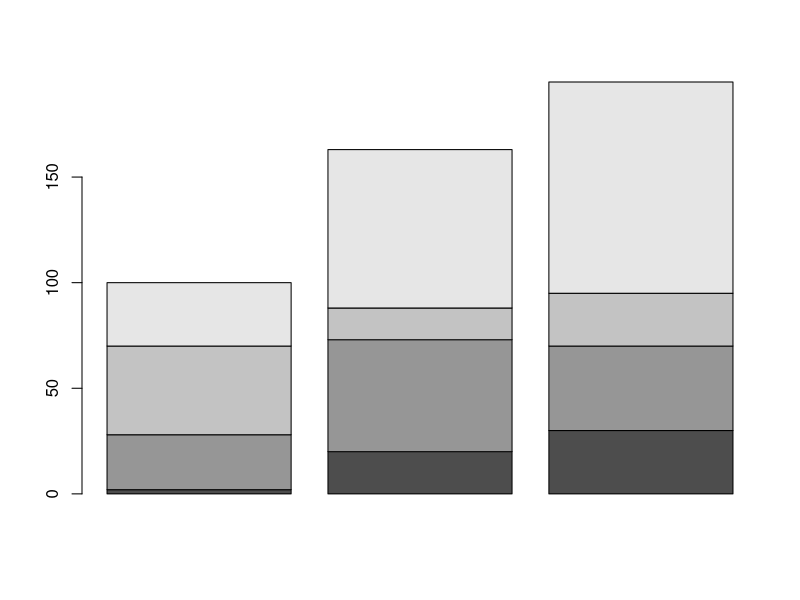
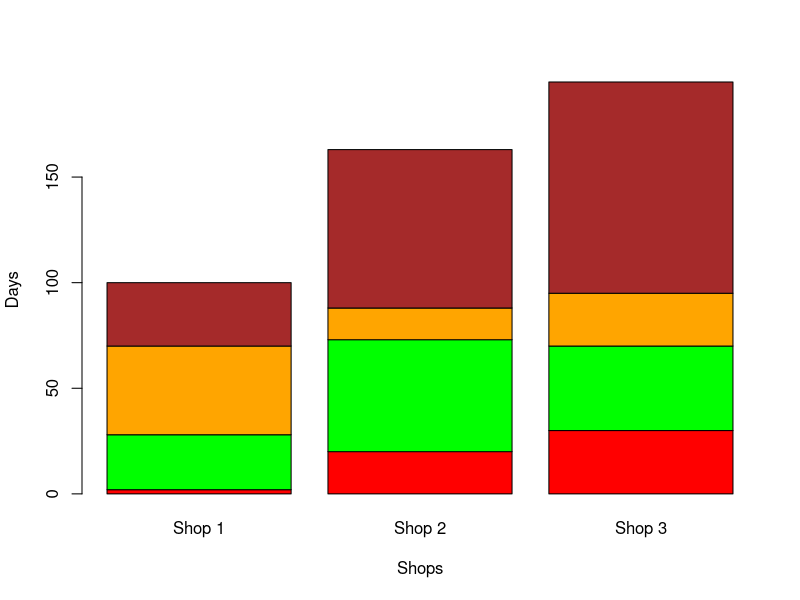
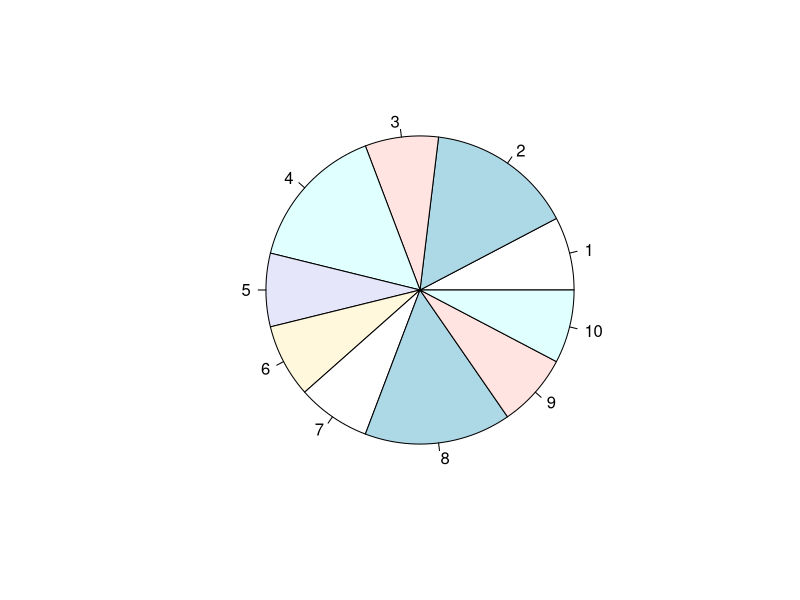
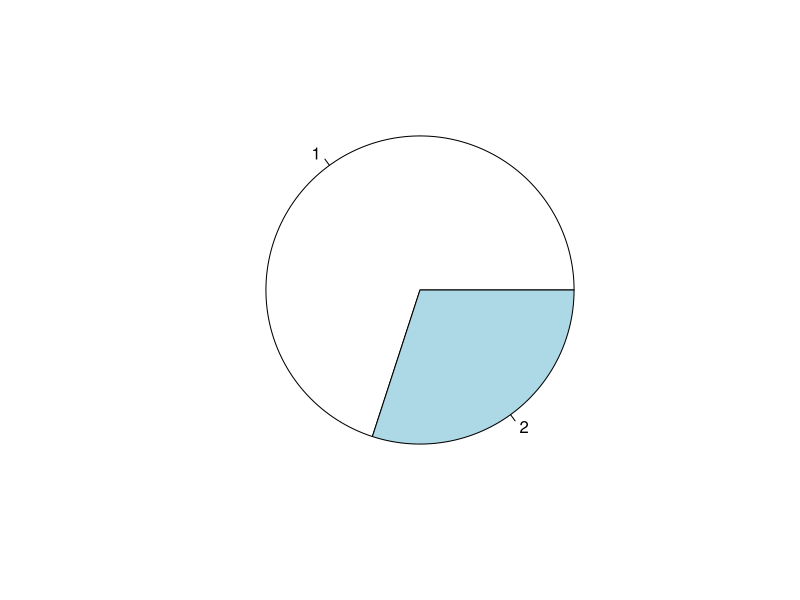
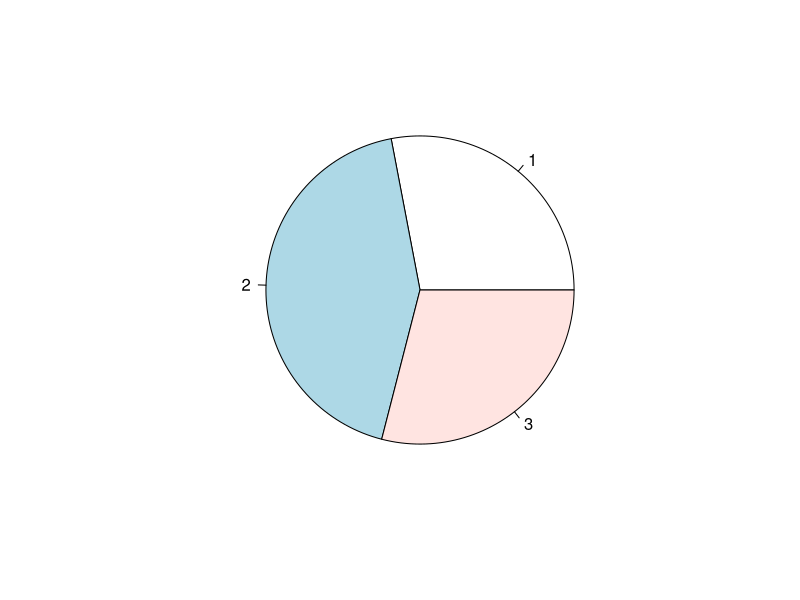
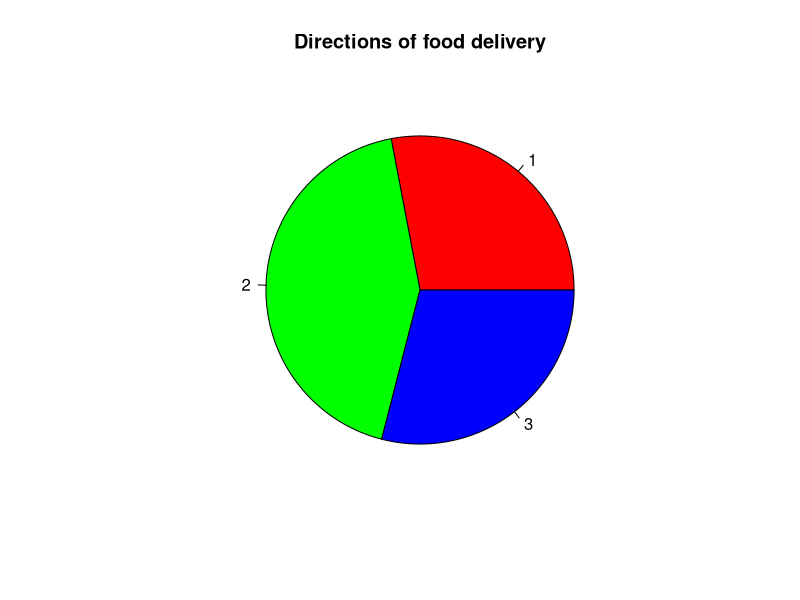
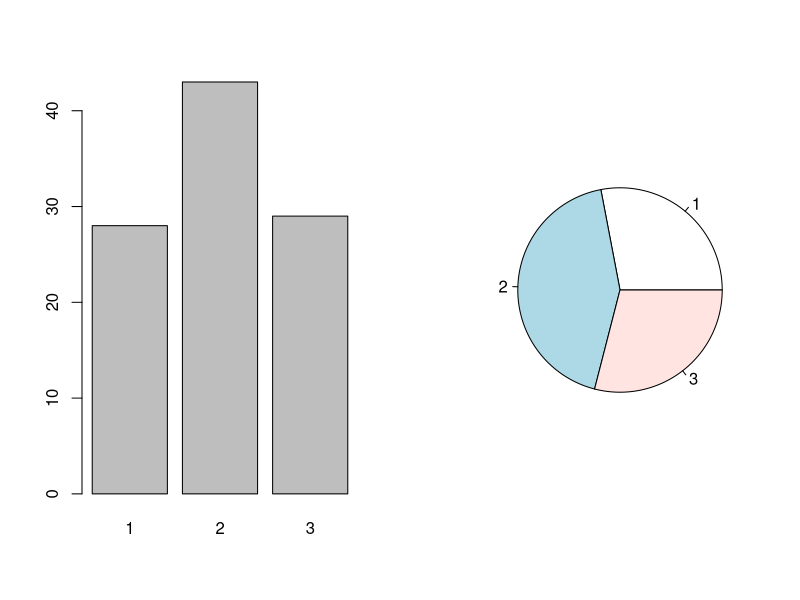
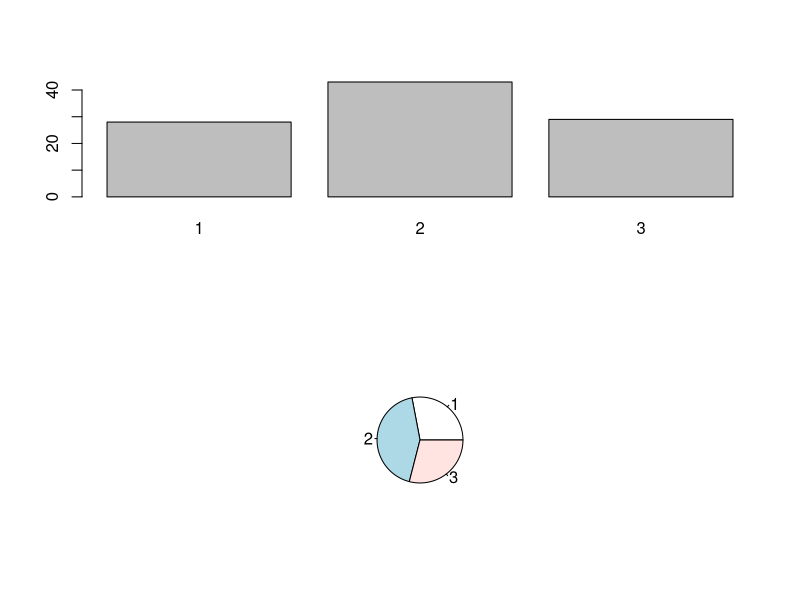

Write R code to recreate these figures, in order.
# =====================================================================
# Foundations of R Software - NPTEL Week 12 (Lectures 50-53)
# Graphics + Examples of R Programming
# Run in Google Colab with the R runtime (Runtime > Change runtime type > R)
# =====================================================================

# Remove all data
rm(list = ls())

# =====================================================================
# LECTURE 50 : SUBDIVIDED BAR PLOTS AND PIE DIAGRAM
# =====================================================================

# ---------- Subdivided / component bar diagram ----------
# No. of customers visiting 3 shops during 10-11 AM on 4 consecutive days
cust = matrix(nrow = 4, ncol = 3,
              data = c(2, 20, 30,
                       26, 53, 40,
                       42, 15, 25,
                       30, 75, 100),
              byrow = T)
cust

# Basic subdivided bar diagram (columns of matrix become bars)
barplot(cust)

# Adding labels and colours
barplot(cust,
        names.arg = c("Shop 1", "Shop 2", "Shop 3"),
        xlab = "Shops", ylab = "Days",
        col = c("red", "green", "orange", "brown"))

# ---------- Pie diagram ----------
# Gender coding: 1 = male, 2 = female
gender = c(1, 2, 1, 2, 1, 1, 1, 2, 1, 1)
gender

pie(gender)               # "Do you want this?" - plots each value, not what we want
pie(table(gender))        # correct: pie of frequencies

# Pizza home delivery data (1 = East, 2 = West, 3 = Central)
direction = c(1,1,2,1,2,3,2,2,3,3,3,1,2,3,2,2,3,1,1,3,3,1,2,
              1,3,3,3,2,2,2,2,1,2,2,1,1,1,3,2,2,1,2,3,2,2,1,
              2,3,3,2,1,2,2,3,1,1,2,1,2,3,2,3,2,2,3,1,2,3,3,3,
              2,1,1,1,2,1,1,2,1,2,3,3,1,2,3,3,2,1,2,3,2,1,3,
              2,2,2,2,3,2,2)

pie(table(direction))

# Adding colours and main title
pie(table(direction), col = c("red", "green", "blue"),
    main = "Directions of food delivery")

# ---------- Combining graphics with par() ----------
par(mfrow = c(1, 2))      # 1 x 2 array
barplot(table(direction))
pie(table(direction))

par(mfrow = c(2, 1))      # 2 x 1 array
barplot(table(direction))
pie(table(direction))

par(mfrow = c(1, 1))      # reset to a single plot


# =====================================================================
# LECTURE 51 : HISTOGRAM
# =====================================================================
# hist(x)            -> absolute frequencies
# hist(x, freq = F)  -> relative frequencies (density)

# Height of 50 persons in centimetres
height = c(166,125,130,142,147,159,159,147,
           165,156,149,164,137,166,135,142,133,136,127,143,
           165,121,142,148,158,146,154,157,124,125,158,159,
           164,143,154,152,141,164,131,152,152,161,143,143,
           139,131,125,145,140,163)

hist(height)

# Relative frequencies
hist(height, freq = F)

# Adding colour to bars and titles on axes
hist(height, main = "Heights of persons", col = "green",
     xlab = "Heights", ylab = "Number of Persons")

# Using xlim and ylim
hist(height, main = "Heights of persons", col = "green",
     xlab = "Heights", ylab = "Number of Persons",
     xlim = c(100, 200), ylim = c(0, 20))

# Adding shading density (lines per inch)
hist(height, main = "Heights of persons", col = "red",
     xlab = "Heights", ylab = "Number of Persons", density = 2)

# Increasing density
hist(height, main = "Heights of persons", col = "red",
     xlab = "Heights", ylab = "Number of Persons", density = 8)

# Adding angle of shading lines
hist(height, main = "Heights of persons", col = "red",
     xlab = "Heights", ylab = "Number of Persons",
     density = 8, angle = 100)

# help("hist")   # more details


# =====================================================================
# LECTURE 52 : BIVARIATE AND THREE DIMENSIONAL SCATTER PLOTS
# =====================================================================

# Marks (out of 500) of 20 students and hours studied per week
marks = c(337,316,327,340,374,330,352,353,370,380,
          384,398,413,428,430,438,439,479,460,450)
hours = c(23,25,26,27,30,26,29,32,33,34,
          35,38,39,42,43,44,45,46,44,41)

# ---------- plot() with different types ----------
plot(hours, marks)            # points (default)
plot(hours, marks, "l")       # "l" lines
plot(hours, marks, "b")       # "b" both points and lines
plot(hours, marks, "o")       # "o" both, overplotted
plot(hours, marks, "h")       # "h" histogram-like (high-density) vertical lines
plot(hours, marks, "s")       # "s" stair steps
# other types: "p" points, "c" lines part alone of "b"

# With axis labels and title
plot(hours, marks,
     xlab = "Number of weekly hours",
     ylab = "Marks obtained",
     main = "Marks obtained versus Number of hours per week")

# ---------- Matrix scatter plot ----------
pairs(cbind(hours, marks))

# Adding labels and colour
pairs(cbind(hours, marks),
      labels = c("Study hours", "Marks obtained"),
      col = "red")

# ---------- Scatter plot with smooth curve (LOESS) ----------
scatter.smooth(hours, marks)

# More options
scatter.smooth(hours, marks, lpars = list(col = "red", lwd = 3, lty = 3))

# help("scatter.smooth")   # span, degree, family, xlab, ylab, ylim ...

# ---------- Three dimensional scatter plot ----------
if (!require("scatterplot3d")) {
  install.packages("scatterplot3d")
}
library(scatterplot3d)

# Height (cm), weight (kg) and age (years) of 5 persons
height = c(100, 125, 145, 160, 170)
weight = c(30, 35, 50, 65, 70)
age    = c(10, 15, 20, 30, 35)

scatterplot3d(height, weight, age)

# Change direction of the figure
scatterplot3d(height, weight, age, angle = 120)

# Change colour of points
scatterplot3d(height, weight, age, color = "red")

# ---------- More functions (mentioned in notes) ----------
# contour()    contour lines
# dotchart()   dot charts (replacement for bar charts)
# image()      pictures with colours as third dimension
# mosaicplot() mosaic plot for categorical variables (contingency tables)
# persp()      perspective surfaces over the x-y plane

# Example of perspective plot
x = seq(-10, 10, length = 30)
y = x
f = function(x, y) { r = sqrt(x^2 + y^2); 10 * sin(r) / r }
z = outer(x, y, f)
z[is.na(z)] = 1
op = par(bg = "white")

persp(x, y, z, theta = 30, phi = 30, expand = 0.5, col = "lightblue")

persp(x, y, z, theta = 30, phi = 30, expand = 0.5, col = "lightblue",
      ltheta = 120, shade = 0.75, ticktype = "detailed",
      xlab = "X", ylab = "Y", zlab = "Sinc( r )")

par(op)


# =====================================================================
# LECTURE 53 : SOME EXAMPLES OF R PROGRAMMING
# =====================================================================
# Tips: loops are slow -> prefer vectors/matrices; use # for comments;
#       use meaningful variable names; initialize variables.

rm(list = ls())

# ---------------------------------------------------------------------
# Example 1
#   g = sum(x_i^2) / sum(y_i^2)      h = sum( (x_i / y_i)^2 )
# Input : x, y     Output : g, h
# ---------------------------------------------------------------------
example1 = function(x, y)
{
  # Number of observations
  n = length(x)

  # Initialize vectors to store squared values
  x1 = 0
  y1 = 0
  z1 = 0

  # Start of loop
  for (i in 1:n)
  {
    x1[i] = x[i]^2
    y1[i] = y[i]^2
    z1[i] = (x[i] / y[i])^2
  }   # End of loop

  # Sum of squared quantities
  sum_square_x = sum(x1)
  sum_square_y = sum(y1)
  sum_square_z = sum(z1)

  # Computation of g and h
  g = sum_square_x / sum_square_y
  h = sum_square_z

  # Format the output
  cat("The value of g and h are", g, "and", h, "respectively", "\n")
}

# Test 1
x = c(10, 20, 30)
y = c(1, 2, 3)
example1(x, y)       # g = 100, h = 300

# Test 2
x = c(67, 87, 26, 85, 6, 45)
y = c(54, 64, 22, 94, 20, 88)
example1(x, y)       # g = 0.8996568, h = 5.953203

# ---- Example 1 (alternative approach, without loop) ----
# Vectorised version; same outputs as the loop version above
example1_alt = function(x, y)
{
  g = sum(x^2) / sum(y^2)
  h = sum((x / y)^2)     # sum of squared ratios (matches the loop output)
  cat("The value of g and h are", g, "and", h, "respectively", "\n")
}

x = c(10, 20, 30); y = c(1, 2, 3)
example1_alt(x, y)

x = c(67, 87, 26, 85, 6, 45); y = c(54, 64, 22, 94, 20, 88)
example1_alt(x, y)

# Note: the slide writes the alternative as  h = sum(x/y)^2 , which is
# (sum of ratios) squared and gives a different value (900 for the first
# data set). Use whichever matches the formula you are asked to compute:
cat("h using sum(x/y)^2 :", sum(c(10,20,30) / c(1,2,3))^2, "\n")


# ---------------------------------------------------------------------
# Example 2
#   g(x,y) = (x + ln y) / y
#   f(x,y) = [ g^2 / (5 + g^3) ] * ( exp(g) )^(2/3)
# Input : x, y     Output : f
# Idea  : compute g as a function, then call it inside f
# ---------------------------------------------------------------------
rm(list = ls())

# define g(x,y)
g = function(x, y)
{
  (x + log(y)) / y
}

# define f(x,y)  (g(x,y) must have been defined earlier)
f = function(x, y)
{
  (((g(x, y))^2) / (5 + (g(x, y))^3)) * (exp(g(x, y)))^(2/3)
}

x = 10
y = 20
f(x, y)              # 0.1234539

x = 1896
y = 23454
f(x, y)              # 0.001394291


# ---------------------------------------------------------------------
# Example 3
#            exp( (x + ln(1 + x^3)) / x^2 )   if x > 0
#   f(x) =   10                                if x = 0
#            (2 + x^3) / x                     if x < 0
# and plot f(x) as a line for x = -1 to 5 in steps of 0.2
# ---------------------------------------------------------------------
rm(list = ls())

f = function(x)
{
  if (x > 0) {
    exp((x + log(1 + x^3)) / x^2)
  } else if (x == 0) {
    10
  } else {
    (2 + x^3) / x
  }
}

h = function()
{
  # Generation of data on x
  x = seq(-1, 5, by = 0.2)

  # Initialization of y to store values of f(x)
  y = 0

  # Generation of f(x) values corresponding to x
  for (i in 1:length(x))
  {
    y[i] = f(x[i])
  }

  # length(x) and length(y) must be same to plot y = f(x) against x
  plot(x, y, type = "l")
}

# Checking the function at some values
f(123)     # 1.009126
f(-123)    # 15128.98
f(0)       # 10
f(8)       # 1.249201
f(-4)      # 15.5

# Plot
h()

# =====================================================================
# END OF SCRIPT
# =====================================================================
